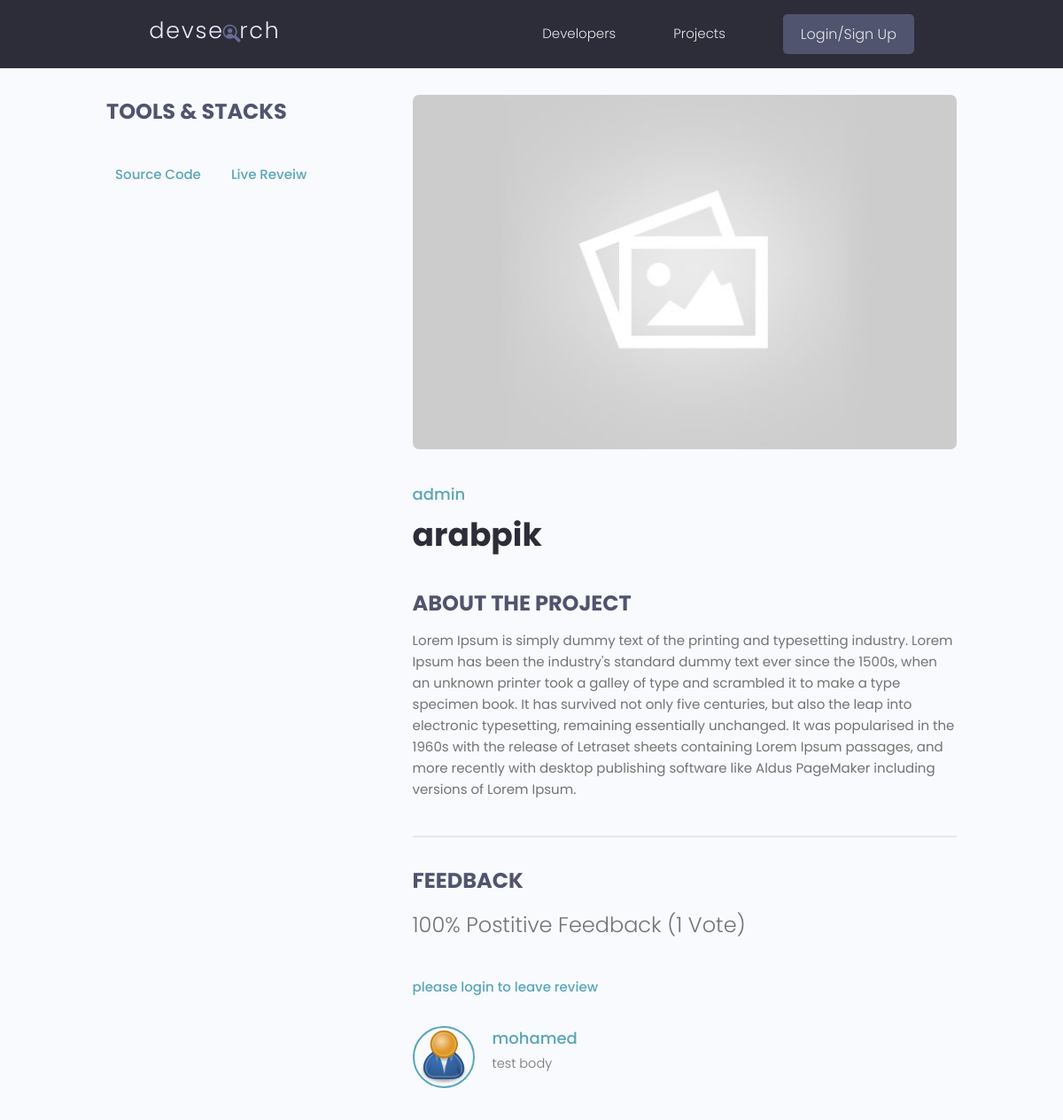
Page /projects/project/24a9607f-db48-4bf4-8f86-bad0d1ad142b on the earlier database version.
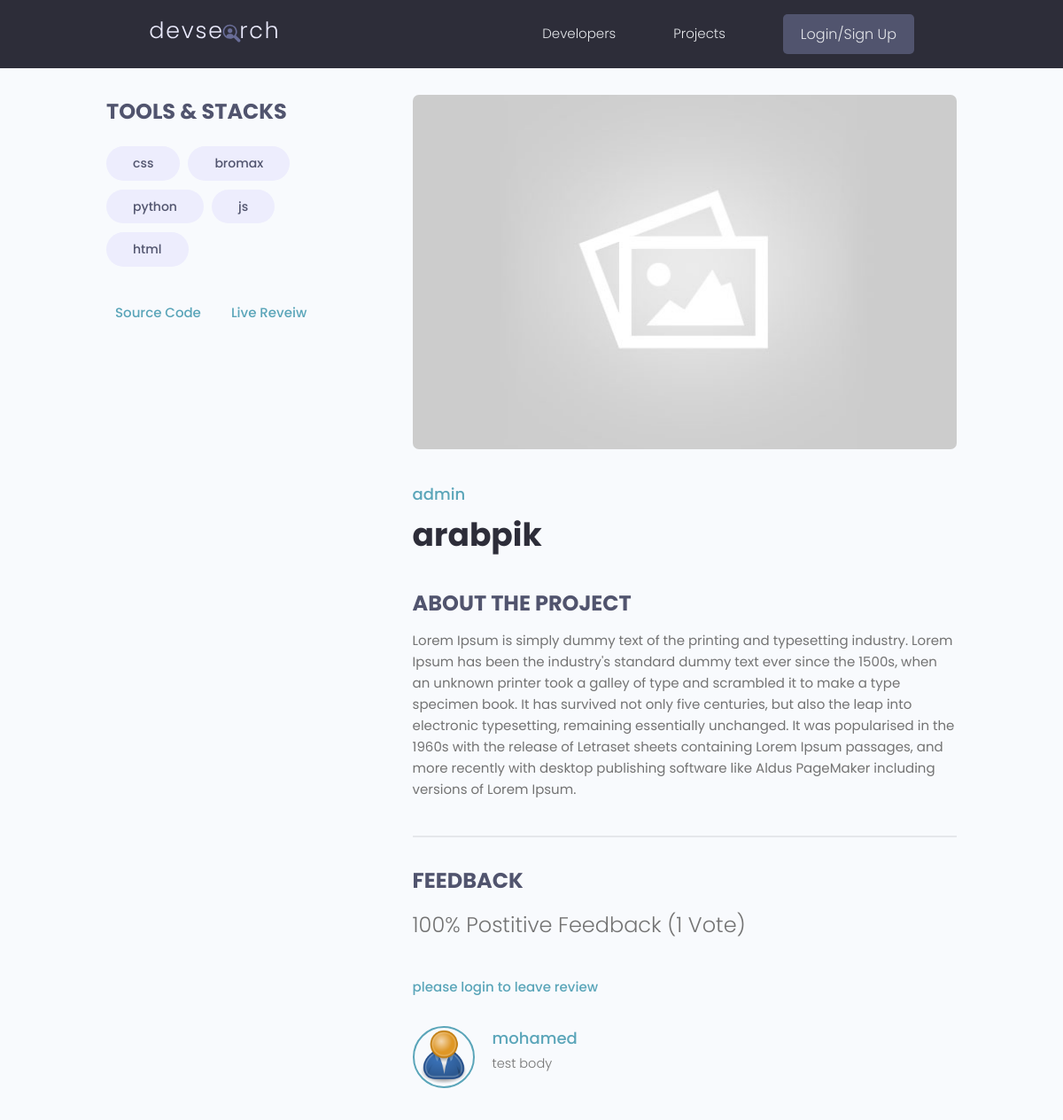
Same page on the later database version.
### projects/models.py (models this page shows, shortened)
class Review(models.Model):
    VOTE_TYPE = [
        (
            'up',
            'Up Vote'
        ),
        (
            'down',
            'Down Vote'
        ),
    ]
    id = models.UUIDField(default=uuid.uuid4, unique=True, primary_key=True, editable=False)
    owner = models.ForeignKey(Profile, on_delete=models.CASCADE, null=True)
    project = models.ForeignKey(Project, on_delete=models.CASCADE)
    body = models.TextField(null=True, blank=True)
    value = models.CharField(max_length= 200,choices=VOTE_TYPE)
    created = models.DateTimeField(auto_now_add=True)
    class Meta:
        unique_together = ['owner', 'project']

class Tag(models.Model):
    id = models.UUIDField(default=uuid.uuid4, unique=True, primary_key=True, editable=False)
    name = models.CharField(max_length=300)
    created = models.DateTimeField(auto_now_add=True)
    def __str__(self):
        return self.name

### users/models.py (models this page shows, shortened)
class Profile(models.Model):
    id = models.UUIDField(default=uuid.uuid4, unique=True,
                            primary_key=True, editable=False)
    user = models.OneToOneField(
        User, null=True, blank=True, on_delete=models.CASCADE, related_name='user')
    name = models.CharField(max_length=200, null=True, blank=True)
    user_name = models.CharField(max_length=200, null=True, blank=True)
    email = models.EmailField(null=True, blank=True)
    headline = models.CharField(max_length=800, null=True, blank=True)
    bio = models.TextField(null=True, blank=True)
    location = models.CharField(max_length=200, null=True, blank=True)
    profile_image = models.ImageField(
        null=True, blank=True, upload_to="profiles/", default="profiles/user-default.png")
    social_github = models.URLField(max_length=200, null=True, blank=True)
    social_twitter = models.URLField(max_length=200, null=True, blank=True)
    social_linkedin = models.URLField(max_length=200, null=True, blank=True)
    social_youtube = models.URLField(max_length=200, null=True, blank=True)
    social_website = models.URLField(max_length=200, null=True, blank=True)
    reviews = models.ManyToManyField(User, blank=True, related_name='reviews')
    reviews_counter = models.IntegerField(default=0, null=True, blank=True)
    created = models.DateTimeField(auto_now_add=True)
    is_saved = True
    def __init__(self, *args, **kwargs):
        super().__init__(*args, **kwargs)
        fixImage(Profile, self, 'profile_image', 'profiles/user-default.png')
    def __str__(self):
        return str(self.user.username)
    class Meta:
        ordering = ["-reviews_counter"]

### projects/views.py (the view, shortened to what this page needs)
# urls.py: path('project/<str:pk>', views.project, name="project"),
def project(request, pk):
    project = Project.objects.get(id=pk)
    form = ReviewForm()
    context = {
        "project": project,
        "form": form
    }
    try:
        return render(request, 'projects/single-project.html', context)
    except:
        return redirect('projects')

### projects/models.py (called while the page is built)
    @property
    def reviewers(self):
        return self.review_set.all().values_list('owner', flat=True)

### utils/fixImage.py (called while the page is built)
def fixImage(parent, self, name, path):
    if not getattr(self, name):
        image = {
            name: path
        }
        parent.objects.filter(id=self.id).update(**image)
        setattr(self, name, {
            'url': f'/media/{path}'
        })

### projects/templates/projects/single-project.html (shortened to what this page needs)
{% extends 'main.html' %}
{% block content %}
<main class="singleProject my-md">
    <div class="container">
        <div class="layout">
            <div class="column column--1of3">
                <h3 class="singleProject__subtitle">Tools & Stacks</h3>
                <div class="singleProject__toolStack">
                    {% for tag in project.tags.all %}
                    <span class="tag tag--pill tag--sub tag--lg">
                        <small>{{tag}}</small>
                    </span>
                    {% endfor %}
                </div>
                {% if project.source_link %}
                <a class="singleProject__liveLink" href="{{project.source_link}}" target="_blank">Source
                    Code
                </a>
                {% endif %}
                {% if project.demo_link %}
                <a class="singleProject__liveLink" href="{{project.demo_link}}" target="_blank">Live
                    Reveiw
                </a>
                {% endif %}
            </div>
            <div class="column column--2of3">
                <img class="singleProject__preview" src="{{project.image.url}}" alt="portfolio thumbnail" />
                <a href="{% url 'user-profile' project.owner.id%}" class="singleProject__developer">{{project.owner}}</a>
                <h2 class="singleProject__title">{{project.title}}</h2>
                <h3 class="singleProject__subtitle">About the Project</h3>
                <div class="singleProject__info">
                    {{project.description}}
                </div>
                <div class="comments">
                    <h3 class="singleProject__subtitle">Feedback</h3>
                    <h5 class="project--rating">
                        {{project.vote_ratio}}% Postitive Feedback ({{project.vote_total}} Vote{{project.vote_total|pluralize}})
                    </h5>
                    {% if project.owner == request.user.profile %}
                        <h3>You cant review in your project</h3>
                        {% elif request.user.profile.id in project.reviewers %}
                        <h3>You review before</h3>
                        {% elif not request.user.is_authenticated %}
                        <a href="{% url 'login' %}?next={{request.path}}">please login to leave review</a>
                    {% endif %}
                    <div class="commentList">
                        {% for review in project.review_set.all %}
                            {% if review.body %}
                                <div class="comment">
                                    <a href="{% url 'user-profile' review.owner.id %}">
                                        <img class="avatar avatar--md"
                                            src="{{review.owner.profile_image.url}}"
                                            alt="user" />
                                    </a>
                                    <div class="comment__details">
                                        <a href="{% url 'user-profile' review.owner.id %}" class="comment__author">{{review.owner.name}}</a>
                                        <p class="comment__info">
                                            {{review.body|linebreaksbr}}
                                        </p>
                                    </div>
                                </div>
                            {% endif %}
                        {% endfor %}
                    </div>
                </div>
            </div>
        </div>
    </div>
</main>
{% endblock content %}

Differences in the rows shown:
added Tag: name "css"
added Tag: name "bromax"
added Tag: name "python"
added Tag: name "js"
added Tag: name "html"
